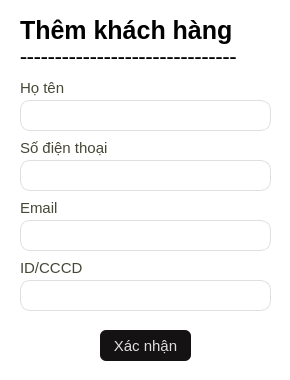
<?xml version="1.0" encoding="UTF-8"?>
<ui version="4.0">
 <class>Dialog</class>
 <widget class="QDialog" name="Dialog">
  <property name="geometry">
   <rect>
    <x>0</x>
    <y>0</y>
    <width>290</width>
    <height>380</height>
   </rect>
  </property>
  <property name="windowTitle">
   <string>Dialog</string>
  </property>
  <property name="styleSheet">
   <string notr="true">QDialog {
    background-color: #FFFFFF; /* Màu trắng tuyệt đối */
}</string>
  </property>
  <widget class="QLabel" name="label_8">
   <property name="geometry">
    <rect>
     <x>20</x>
     <y>10</y>
     <width>271</width>
     <height>41</height>
    </rect>
   </property>
   <property name="font">
    <font>
     <family>Segoe UI</family>
     <pointsize>19</pointsize>
     <weight>75</weight>
     <bold>true</bold>
    </font>
   </property>
   <property name="text">
    <string>Thêm khách hàng </string>
   </property>
  </widget>
  <widget class="QLabel" name="label_9">
   <property name="geometry">
    <rect>
     <x>20</x>
     <y>30</y>
     <width>271</width>
     <height>51</height>
    </rect>
   </property>
   <property name="font">
    <font>
     <family>Times New Roman</family>
     <pointsize>16</pointsize>
     <weight>75</weight>
     <bold>true</bold>
    </font>
   </property>
   <property name="text">
    <string>-------------------------------</string>
   </property>
  </widget>
  <widget class="QLineEdit" name="lineEdit_2">
   <property name="geometry">
    <rect>
     <x>20</x>
     <y>280</y>
     <width>251</width>
     <height>31</height>
    </rect>
   </property>
   <property name="styleSheet">
    <string notr="true">QLineEdit {
	padding-left:10px;
	border-radius: 10px;
	border: 1px solid #dfdfdf;
}</string>
   </property>
  </widget>
  <widget class="QLabel" name="label_7">
   <property name="geometry">
    <rect>
     <x>20</x>
     <y>80</y>
     <width>111</width>
     <height>16</height>
    </rect>
   </property>
   <property name="font">
    <font>
     <family>Segoe UI</family>
     <pointsize>11</pointsize>
    </font>
   </property>
   <property name="styleSheet">
    <string notr="true">QLabel {
    color: #474737; /* Màu đen */
}</string>
   </property>
   <property name="text">
    <string>Họ tên</string>
   </property>
  </widget>
  <widget class="QLabel" name="label_2">
   <property name="geometry">
    <rect>
     <x>20</x>
     <y>200</y>
     <width>71</width>
     <height>16</height>
    </rect>
   </property>
   <property name="font">
    <font>
     <family>Segoe UI</family>
     <pointsize>11</pointsize>
    </font>
   </property>
   <property name="styleSheet">
    <string notr="true">QLabel {
    color: #474737; /* Màu đen */
}</string>
   </property>
   <property name="text">
    <string>Email</string>
   </property>
  </widget>
  <widget class="QLabel" name="label_3">
   <property name="geometry">
    <rect>
     <x>20</x>
     <y>260</y>
     <width>111</width>
     <height>16</height>
    </rect>
   </property>
   <property name="font">
    <font>
     <family>Segoe UI</family>
     <pointsize>11</pointsize>
    </font>
   </property>
   <property name="styleSheet">
    <string notr="true">QLabel {
    color: #474737; /* Màu đen */
}</string>
   </property>
   <property name="text">
    <string>ID/CCCD</string>
   </property>
  </widget>
  <widget class="QLabel" name="label_5">
   <property name="geometry">
    <rect>
     <x>20</x>
     <y>140</y>
     <width>91</width>
     <height>16</height>
    </rect>
   </property>
   <property name="font">
    <font>
     <family>Segoe UI</family>
     <pointsize>11</pointsize>
    </font>
   </property>
   <property name="styleSheet">
    <string notr="true">QLabel {
    color: #474737; /* Màu đen */
}</string>
   </property>
   <property name="text">
    <string>Số điện thoại </string>
   </property>
  </widget>
  <widget class="QLineEdit" name="lineEdit_3">
   <property name="geometry">
    <rect>
     <x>20</x>
     <y>220</y>
     <width>251</width>
     <height>31</height>
    </rect>
   </property>
   <property name="styleSheet">
    <string notr="true">QLineEdit {
	padding-left:10px;
	border-radius: 10px;
	border: 1px solid #dfdfdf;
}</string>
   </property>
  </widget>
  <widget class="QLineEdit" name="lineEdit_4">
   <property name="geometry">
    <rect>
     <x>20</x>
     <y>160</y>
     <width>251</width>
     <height>31</height>
    </rect>
   </property>
   <property name="styleSheet">
    <string notr="true">QLineEdit {
	padding-left:10px;
	border-radius: 10px;
	border: 1px solid #dfdfdf;
}</string>
   </property>
  </widget>
  <widget class="QLineEdit" name="lineEdit_5">
   <property name="geometry">
    <rect>
     <x>20</x>
     <y>100</y>
     <width>251</width>
     <height>31</height>
    </rect>
   </property>
   <property name="styleSheet">
    <string notr="true">QLineEdit {
	padding-left:10px;
	border-radius: 10px;
	border: 1px solid #dfdfdf;
}</string>
   </property>
  </widget>
  <widget class="QPushButton" name="pushButton_10">
   <property name="geometry">
    <rect>
     <x>100</x>
     <y>330</y>
     <width>91</width>
     <height>31</height>
    </rect>
   </property>
   <property name="font">
    <font>
     <family>Segoe UI</family>
     <pointsize>11</pointsize>
     <weight>50</weight>
     <italic>false</italic>
     <bold>false</bold>
    </font>
   </property>
   <property name="cursor">
    <cursorShape>PointingHandCursor</cursorShape>
   </property>
   <property name="styleSheet">
    <string notr="true">QPushButton {
	color: #dfdfdf			;
	border-radius: 6px;
	background-color: #141212; 
}</string>
   </property>
   <property name="text">
    <string>Xác nhận</string>
   </property>
  </widget>
 </widget>
 <resources/>
 <connections/>
</ui>
